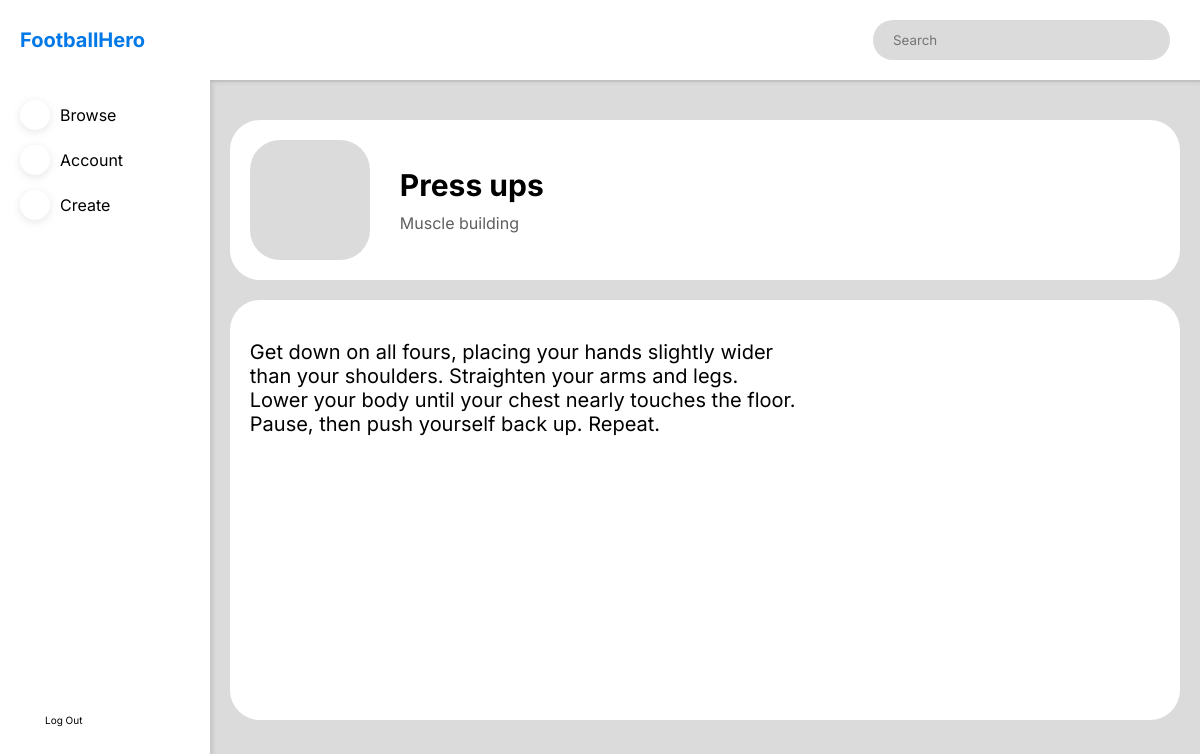
Page /exercise/2 (signed in) on the committed database.
### website/models.py (models this page shows)
class Exercise(db.Model):
    id = db.Column(db.Integer, primary_key=True)
    name = db.Column(db.String(150), nullable=False)
    type_id = db.Column(db.Integer, db.ForeignKey('type.id'), nullable=False)
    Instructions = db.Column(db.String(1000))

class Type(db.Model):
    id = db.Column(db.Integer, primary_key=True)
    type = db.Column(db.String(150), nullable=False)
    exercise = db.relationship('Exercise')

### website/dashboard.py (the view)
@dashboard.route('/exercise/<int:id>')
@login_required
def exercise(id):
    exercise = db.session.\
        query(
            Exercise,
            Type).\
        join(Type).\
        filter(
            Exercise.id == id
        ).\
        first()
    if exercise:
        return render_template(
            'exercise.html',
            exercise=exercise
        )
    else:
        abort(404)

### website/templates/exercise.html (shortened to what this page needs)
{% extends 'dashboard_template.html' %} {% block content %}
<div class="dashboard-body-element dashboard-body-first dashboard-body-exercise-first">
  <div class="dashboard-body-icon dashboard-body-tag">
    <span class="iconify" data-icon="map:gym"></span>
  </div>
  <div class="dashboard-body-tag dashboard-body-tag-info">
    <p>{{exercise[0].name | capitalize}}</p>
    <p>{{exercise[1].type | capitalize}}</p>
  </div>
</div>
<div class="dashboard-body-element dashboard-body-exercise">
  <div class="dashboard-exercise-instructions">
    {{exercise[0].Instructions}}
  </div>
</div>
{% endblock %}

### website/static/styles.css (style rules this page uses)
* { padding: 0; margin: 0; box-sizing: border-box; font-family: "Inter", "Poppins"; }
:root { --main-color: #0078e7; --secondary-color: #dbdbdb; --background-colour: #ffffff; --text-color-1: #000000; --text-color-2: #5e5e5e; --text-color-3: #ffffff; }
html { scroll-behavior: smooth; }
.dashboard-body-first { margin-top: 40px; }
.dashboard-body-icon { height: 120px; width: 120px; background-color: var(--secondary-color); border-radius: 30px; display: flex; align-items: center; justify-content: center; }
.dashboard-body-icon .iconify { width: 60%; height: 60%; color: var(--text-color-2); }
.dashboard-body-tag p:first-child { margin-bottom: 10px; }
.dashboard-body-exercise { margin-top: 20px; margin-bottom: 200px; height: 60%; }
.dashboard-exercise-instructions { height: 90%; width: 60%; margin: auto; margin-left: 0; font-size: 20px; margin-top: 20px; }
.dashboard-body-element { width: 96%; margin-left: auto; margin-right: auto; background-color: var(--background-colour); padding: 20px; border-radius: 30px; }
.dashboard-body-exercise-first { display: flex; align-items: center; }
.dashboard-body-exercise-first .dashboard-body-tag:not(:first-child) { margin-left: 30px; }
.dashboard-body-tag-info p:not(:first-child) { color: var(--text-color-2); }
.dashboard-body-tag-info p:first-child { font-size: 30px; font-weight: bold; }

### rows in the picture
Exercise: name "Press ups", Instructions "Get down on all fours, placing your hands slightly wider than your shoulders. Straighten your arms and legs. Lower your body until your chest nearly touches the floor. Pause, then push yourself back up. Repeat."
Type: type "Muscle building"
